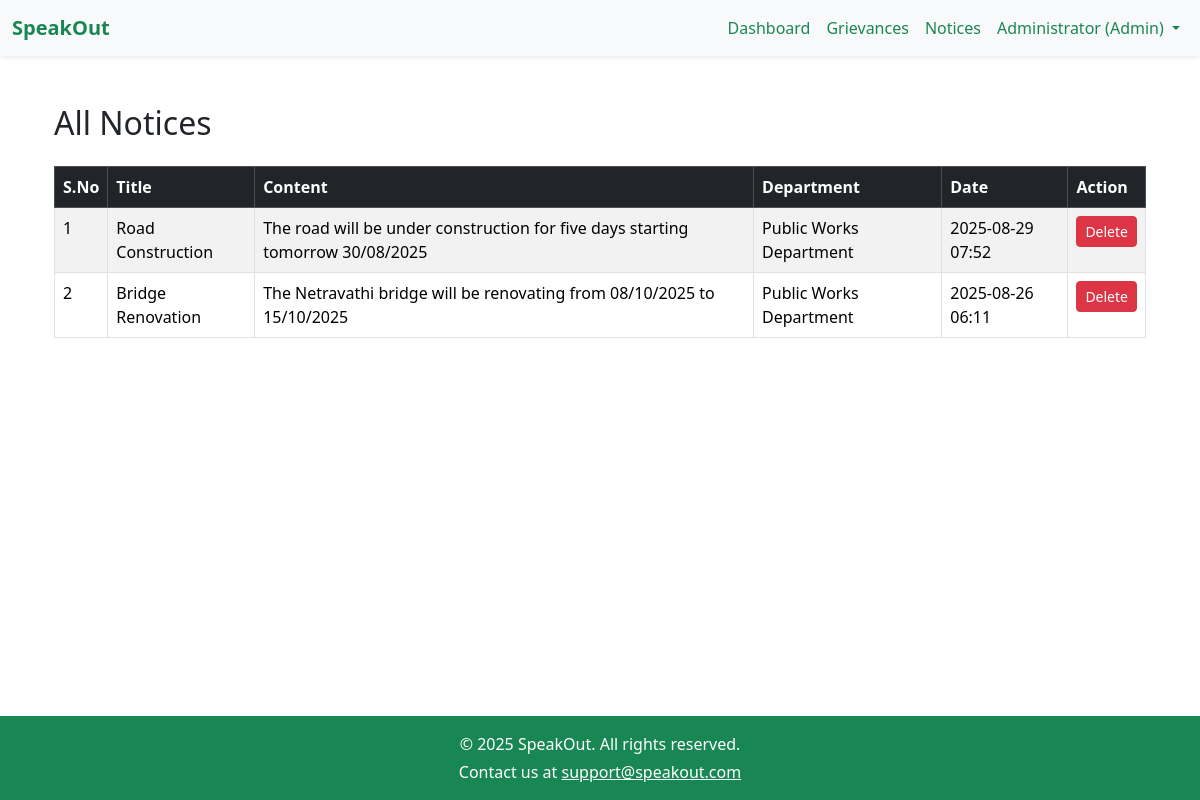
Page /a_view_notices (signed in) on the committed database.
### models.py (models this page shows, shortened)
class Notice(db.Model):
    id = db.Column(db.Integer, primary_key=True)
    title = db.Column(db.String(150), nullable=False)
    message = db.Column(db.Text, nullable=False)
    location = db.Column(db.String(100), nullable=False)
    timestamp = db.Column(db.DateTime, default=datetime.utcnow)
    department_id = db.Column(db.Integer, db.ForeignKey('department.id'), nullable=False)
    department = db.relationship("Department", backref="notices")

class Department(db.Model):
    id = db.Column(db.Integer, primary_key=True)
    name = db.Column(db.String(100), nullable=False, unique=True)
    username = db.Column(db.String(80), nullable=False, unique=True)
    password = db.Column(db.String(200), nullable=False)
    profile_pic = db.Column(db.String(200), default="default_department.png")
    grievances = db.relationship("Grievance", backref="department", lazy=True)

### app.py (the view)
@app.route('/a_view_notices')
def a_view_notices():
    if 'admin_id' not in session:
        return redirect(url_for('login'))
    notices = Notice.query.order_by(Notice.timestamp.desc()).all()
    return render_template('admin/a_view_notices.html', notices=notices)

### templates/admin/a_view_notices.html
{% extends "base.html" %}
{% block content %}
<div class="container mt-4">
  <h2 class="mb-4">All Notices</h2>
  <table class="table table-bordered table-striped">
    <thead class="table-dark">
      <tr>
        <th>S.No</th>
        <th>Title</th>
        <th>Content</th>
        <th>Department</th>
        <th>Date</th>
        <th>Action</th>
      </tr>
    </thead>
    <tbody>
      {% if notices %}
        {% for notice in notices %}
        <tr>
          <td>{{ loop.index }}</td>
          <td>{{ notice.title }}</td>
          <td>{{ notice.message }}</td>
          <td>{{ notice.department.name if notice.department else '—' }}</td>
          <td>{{ notice.timestamp.strftime('%Y-%m-%d %H:%M') }}</td>
          <td>
            <a href="{{ url_for('a_delete_notice', id=notice.id) }}"
               class="btn btn-sm btn-danger"
               onclick="return confirm('Are you sure you want to delete this notice?');">
              Delete
            </a>
          </td>
        </tr>
        {% endfor %}
      {% else %}
        <tr>
          <td colspan="6" class="text-center text-muted">No notices available.</td>
        </tr>
      {% endif %}
    </tbody>
  </table>
</div>
{% endblock %}

### rows in the picture
Notice: title "Road Construction", message "The road will be under construction for five days starting tomorrow 30/08/2025", department "Public Works Department", timestamp "2025-08-29 07:52"
Notice: title "Bridge Renovation", message "The Netravathi bridge will be renovating from 08/10/2025 to 15/10/2025", department "Public Works Department", timestamp "2025-08-26 06:11"

### other values in the picture
{{ session.get('username') }} "Administrator"
